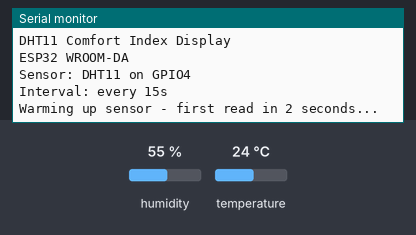
A sketch run on a simulated ESP32. Parts: the last lines printed to the serial monitor. Inputs (shaded band) come from the test bench; at power-on: humidity 55 %, temperature 24 °C.

Above: at 3.7 s.
3.8 s: humidity set to 22 %
At 15.4 s:
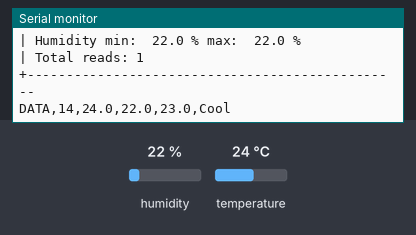
22.5 s: temperature set to 12 °C
At 31.6 s:
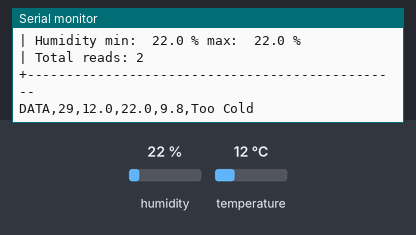
41.2 s: humidity set to 40 %
At 45.4 s:
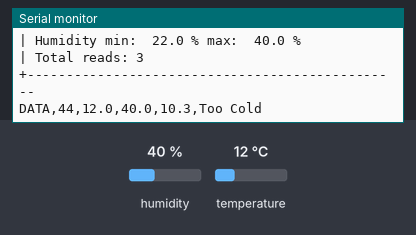
59.9 s: temperature set to 28 °C
At 60.4 s:
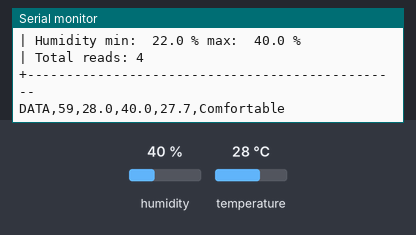
Timing chart, 0 to 62.9 s (numbered marks = the images above; inputs shaded):
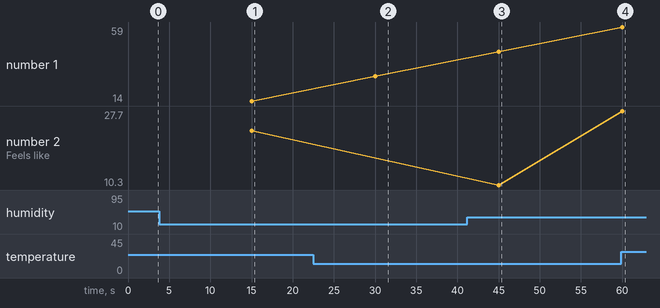

The sketch:

dht11_comfort.ino
```cpp
#include <DHT.h>

#define DHT_PIN 4
#define DHT_TYPE DHT11

const unsigned long READ_INTERVAL_MS = 15000;

DHT dht(DHT_PIN, DHT_TYPE);

float minTemp = 999.0;
float maxTemp = -999.0;
float minHumidity = 999.0;
float maxHumidity = -999.0;

int readCount = 0;
int failCount = 0;

unsigned long sessionStart = 0;
unsigned long lastRead = 0;

struct ComfortResult {
  String label;
  String emoji;
  String advice;
};

ComfortResult classifyComfort(float heatIndex, float humidity) {
  if (heatIndex < 16.0) {
    return {"Too Cold", ".", "Consider warming up"};
  } else if (heatIndex < 24.0) {
    return {"Cool", ".", "Slightly cool but fine"};
  } else if (heatIndex < 32.0 && humidity < 70.0) {
    return {"Comfortable", ".", "Ideal conditions"};
  } else if (heatIndex < 32.0 && humidity >= 70.0) {
    return {"Humid", ".", "High humidity - stay hydrated"};
  } else if (heatIndex < 39.0) {
    return {"Hot", ".", "Stay hydrated, use fan"};
  } else if (heatIndex < 46.0) {
    return {"Very Hot", ".", "Limit activity, drink water"};
  } else {
    return {"Dangerously Hot", ".", "Risk of heat stroke!"};
  }
}

String humidityBar(float h) {
  int filled = (int)(h / 10.0);
  filled = constrain(filled, 0, 10);

  String bar = "[";

  for (int i = 0; i < 10; i++) {
    if (i < filled - 1)
      bar += "=";
    else if (i == filled - 1)
      bar += ">";
    else
      bar += " ";
  }

  bar += "] ";

  if ((int)h < 10)
    bar += "  ";
  else if ((int)h < 100)
    bar += " ";

  bar += String((int)h) + "%";

  return bar;
}

void divider(bool thick) {
  (void)thick;
}

void dividerClose() {
}

String uptime() {
  unsigned long s = (millis() - sessionStart) / 1000;
  char b[12];

  sprintf(b, "%02lu:%02lu:%02lu", s / 3600, (s % 3600) / 60, s % 60);

  return String(b);
}

void setup() {
  Serial.begin(115200);
  delay(500);

  dht.begin();
  sessionStart = millis();

  Serial.println();

  divider(true);

  Serial.println("DHT11 Comfort Index Display");
  Serial.println("ESP32 WROOM-DA");

  divider(false);

  Serial.printf(
    "Sensor: DHT%d on GPIO%d\n",
    DHT_TYPE,
    DHT_PIN
  );

  Serial.printf(
    "Interval: every %lus\n",
    READ_INTERVAL_MS / 1000
  );

  dividerClose();

  Serial.println();

  Serial.println("Warming up sensor - first read in 2 seconds...");

  delay(2000);
}

void loop() {
  unsigned long now = millis();

  if (now - lastRead < READ_INTERVAL_MS)
    return;

  lastRead = now;

  float temperature = dht.readTemperature();
  float humidity = dht.readHumidity();

  if (isnan(temperature) || isnan(humidity)) {
    failCount++;

    Serial.printf(
      "[WARN] Read failed (#%d) - retrying next cycle\n",
      failCount
    );

    if (failCount >= 3) {
      Serial.println(
        "[ERROR] 3 consecutive failures - check wiring on GPIO4!"
      );
      failCount = 0;
    }

    return;
  }

  failCount = 0;
  readCount++;

  float heatIndex = dht.computeHeatIndex(
    temperature,
    humidity,
    false
  );

  bool newMinTemp = false;
  bool newMaxTemp = false;
  bool newMinHum = false;
  bool newMaxHum = false;

  if (temperature < minTemp) {
    minTemp = temperature;
    newMinTemp = true;
  }

  if (temperature > maxTemp) {
    maxTemp = temperature;
    newMaxTemp = true;
  }

  if (humidity < minHumidity) {
    minHumidity = humidity;
    newMinHum = true;
  }

  if (humidity > maxHumidity) {
    maxHumidity = humidity;
    newMaxHum = true;
  }

  ComfortResult comfort = classifyComfort(
    heatIndex,
    humidity
  );

  Serial.println();

  Serial.println("+------------------------------------------------");

  Serial.printf(
    "| Read #%-4d | Uptime: %-18s\n",
    readCount,
    uptime().c_str()
  );

  Serial.println("+------------------------------------------------");

  Serial.printf(
    "| Temperature: %5.1f C",
    temperature
  );

  if (newMaxTemp && readCount > 1)
    Serial.print(" ^ NEW HIGH");
  else if (newMinTemp && readCount > 1)
    Serial.print(" v NEW LOW");
  else
    Serial.print("          ");

  Serial.println();

  Serial.printf(
    "| Feels like: %5.1f C\n",
    heatIndex
  );

  Serial.printf(
    "| Humidity: %-16s\n",
    humidityBar(humidity).c_str()
  );

  Serial.println("+------------------------------------------------");

  Serial.printf(
    "| Status: %-38s\n",
    comfort.label.c_str()
  );

  Serial.printf(
    "| Advice: %-38s\n",
    comfort.advice.c_str()
  );

  Serial.println("+------------------------------------------------");

  Serial.printf(
    "| Session min: %5.1f C max: %5.1f C\n",
    minTemp,
    maxTemp
  );

  Serial.printf(
    "| Humidity min: %5.1f %% max: %5.1f %%\n",
    minHumidity,
    maxHumidity
  );

  Serial.printf(
    "| Total reads: %-4d\n",
    readCount
  );

  Serial.println("+------------------------------------------------");

  unsigned long uptimeSec =
    (millis() - sessionStart) / 1000;

  Serial.printf(
    "DATA,%lu,%.1f,%.1f,%.1f,%s\n",
    uptimeSec,
    temperature,
    humidity,
    heatIndex,
    comfort.label.c_str()
  );

  if (heatIndex >= 45.0) {
    Serial.println();
    Serial.println("DANGER: Heat stroke risk detected !!");
  }
}
```

Measured:
- after the input at 3.8 s, the serial monitor: prints a new line after 11.2 s (image 1)
- after the input at 22.5 s, the serial monitor: prints a new line after 7.5 s (image 2)
- after the input at 41.2 s, the serial monitor: prints a new line after 3.8 s (image 3)
- after the input at 59.9 s, the serial monitor: prints a new line after 0.13 s (image 4)
- plotted number 2: 23 → 10.3 after the input at 41.2 s, 10.3 → 27.7 after the input at 59.9 s
